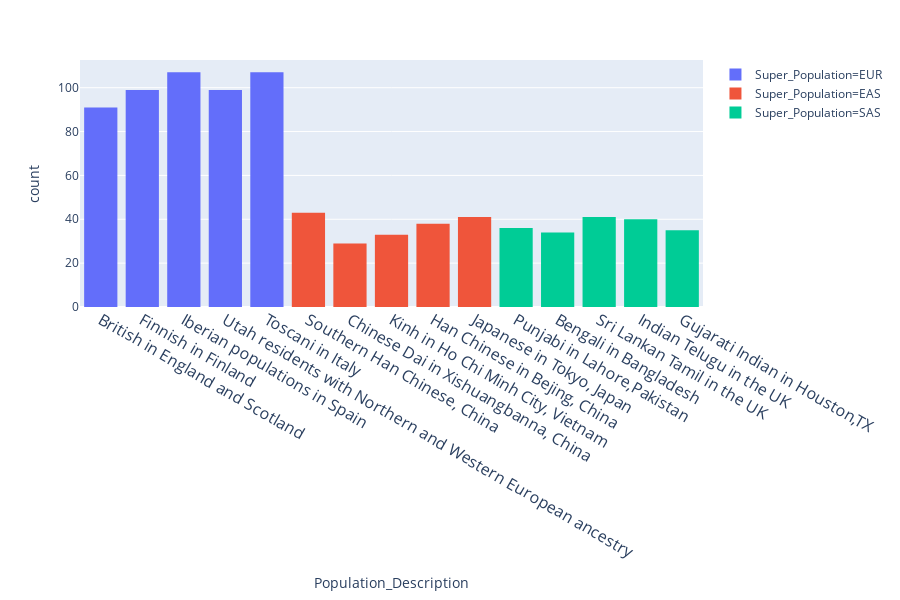

The cell this chart's notebook holds for it:
### Code cell
fig = px.histogram(samp_df, x='Population_Description',
                    color = "Super_Population")
fig.update_xaxes(tickfont=dict(size=16))

# plotly.offline.plot(fig, filename='total_dist.html') 
fig.show()

### Figure 1 — Plotly figure (JSON) as saved in the notebook; plotly's stock layout.template omitted (floating-point values rounded to 4 significant figures; data arrays with more than 128 entries replaced by an {"elided": "..."} marker saying what was removed)
{"data": [{"alignmentgroup": "True", "bingroup": "x", "hoverlabel": {"namelength": 0}, "hovertemplate": "Super_Population=EUR<br>Population_Description=%{x}<br>count=%{y}", "legendgroup": "Super_Population=EUR", "marker": {"color": "#636efa"}, "name": "Super_Population=EUR", "offsetgroup": "Super_Population=EUR", "orientation": "v", "showlegend": true, "type": "histogram", "x": {"elided": "503 str values"}, "xaxis": "x", "yaxis": "y"}, {"alignmentgroup": "True", "bingroup": "x", "hoverlabel": {"namelength": 0}, "hovertemplate": "Super_Population=EAS<br>Population_Description=%{x}<br>count=%{y}", "legendgroup": "Super_Population=EAS", "marker": {"color": "#EF553B"}, "name": "Super_Population=EAS", "offsetgroup": "Super_Population=EAS", "orientation": "v", "showlegend": true, "type": "histogram", "x": {"elided": "184 str values"}, "xaxis": "x", "yaxis": "y"}, {"alignmentgroup": "True", "bingroup": "x", "hoverlabel": {"namelength": 0}, "hovertemplate": "Super_Population=SAS<br>Population_Description=%{x}<br>count=%{y}", "legendgroup": "Super_Population=SAS", "marker": {"color": "#00cc96"}, "name": "Super_Population=SAS", "offsetgroup": "Super_Population=SAS", "orientation": "v", "showlegend": true, "type": "histogram", "x": {"elided": "186 str values"}, "xaxis": "x", "yaxis": "y"}], "layout": {"barmode": "relative", "height": 600, "legend": {"tracegroupgap": 0}, "margin": {"t": 60}, "xaxis": {"anchor": "y", "domain": [0, 1], "tickfont": {"size": 16}, "title": {"text": "Population_Description"}}, "yaxis": {"anchor": "x", "domain": [0, 1], "title": {"text": "count"}}}}
